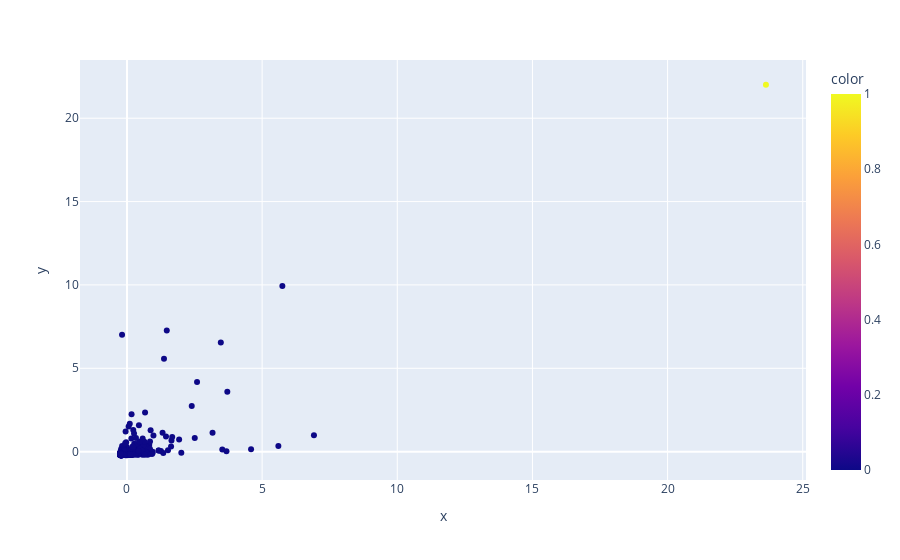

The notebook cell this image was saved under:
### Code cell
grafico_hierarquico = px.scatter( x = X_base[:,0], y = X_base[:,1], color = rotulos_hc)
grafico_hierarquico.show()

### Figure 1 — Plotly figure (JSON) as saved in the notebook; plotly's stock layout.template omitted (floating-point values rounded to 4 significant figures; data arrays with more than 128 entries replaced by an {"elided": "..."} marker saying what was removed)
{"data": [{"hovertemplate": "x=%{x}<br>y=%{y}<br>color=%{marker.color}<extra></extra>", "legendgroup": "", "marker": {"color": {"elided": "852 int values"}, "coloraxis": "coloraxis", "symbol": "circle"}, "mode": "markers", "name": "", "orientation": "v", "showlegend": false, "type": "scatter", "x": {"elided": "852 float values"}, "xaxis": "x", "y": {"elided": "852 float values"}, "yaxis": "y"}], "layout": {"coloraxis": {"colorbar": {"title": {"text": "color"}}, "colorscale": [[0, "#0d0887"], [0.1111, "#46039f"], [0.2222, "#7201a8"], [0.3333, "#9c179e"], [0.4444, "#bd3786"], [0.5556, "#d8576b"], [0.6667, "#ed7953"], [0.7778, "#fb9f3a"], [0.8889, "#fdca26"], [1, "#f0f921"]]}, "legend": {"tracegroupgap": 0}, "margin": {"t": 60}, "xaxis": {"anchor": "y", "domain": [0, 1], "title": {"text": "x"}}, "yaxis": {"anchor": "x", "domain": [0, 1], "title": {"text": "y"}}}}
